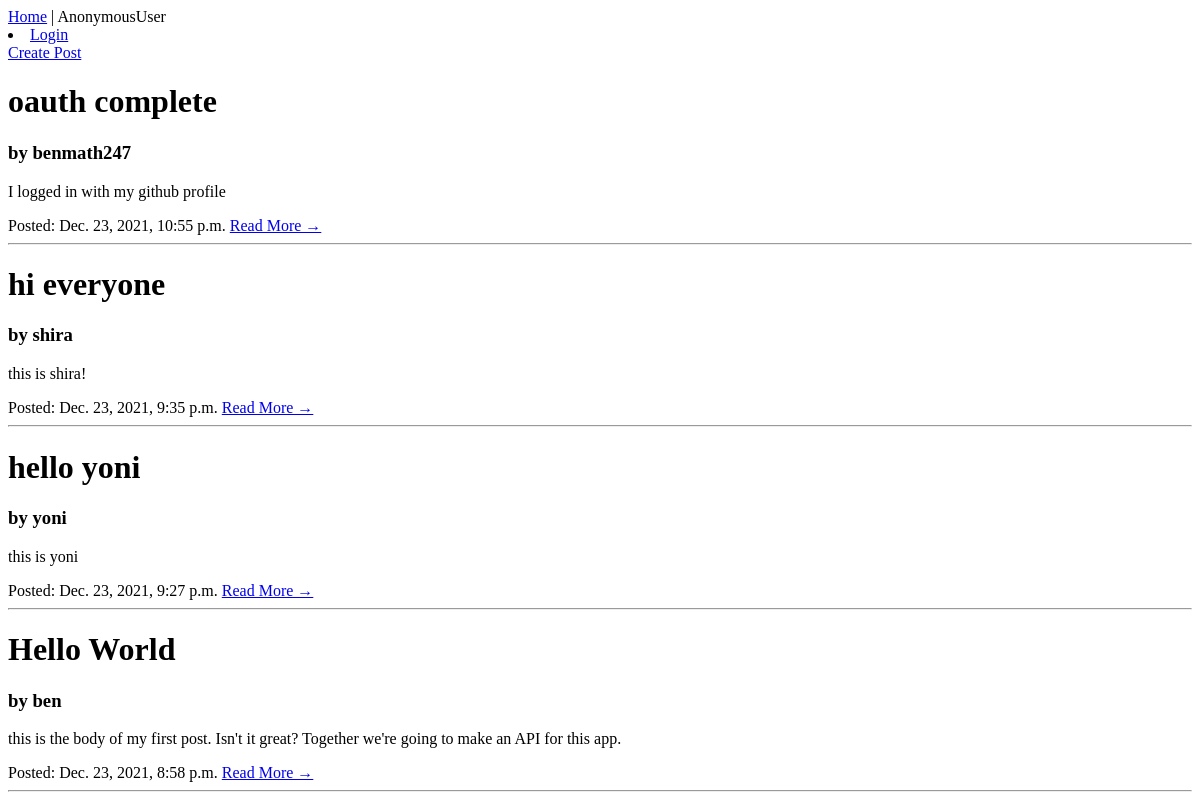
The app's page /, older data.
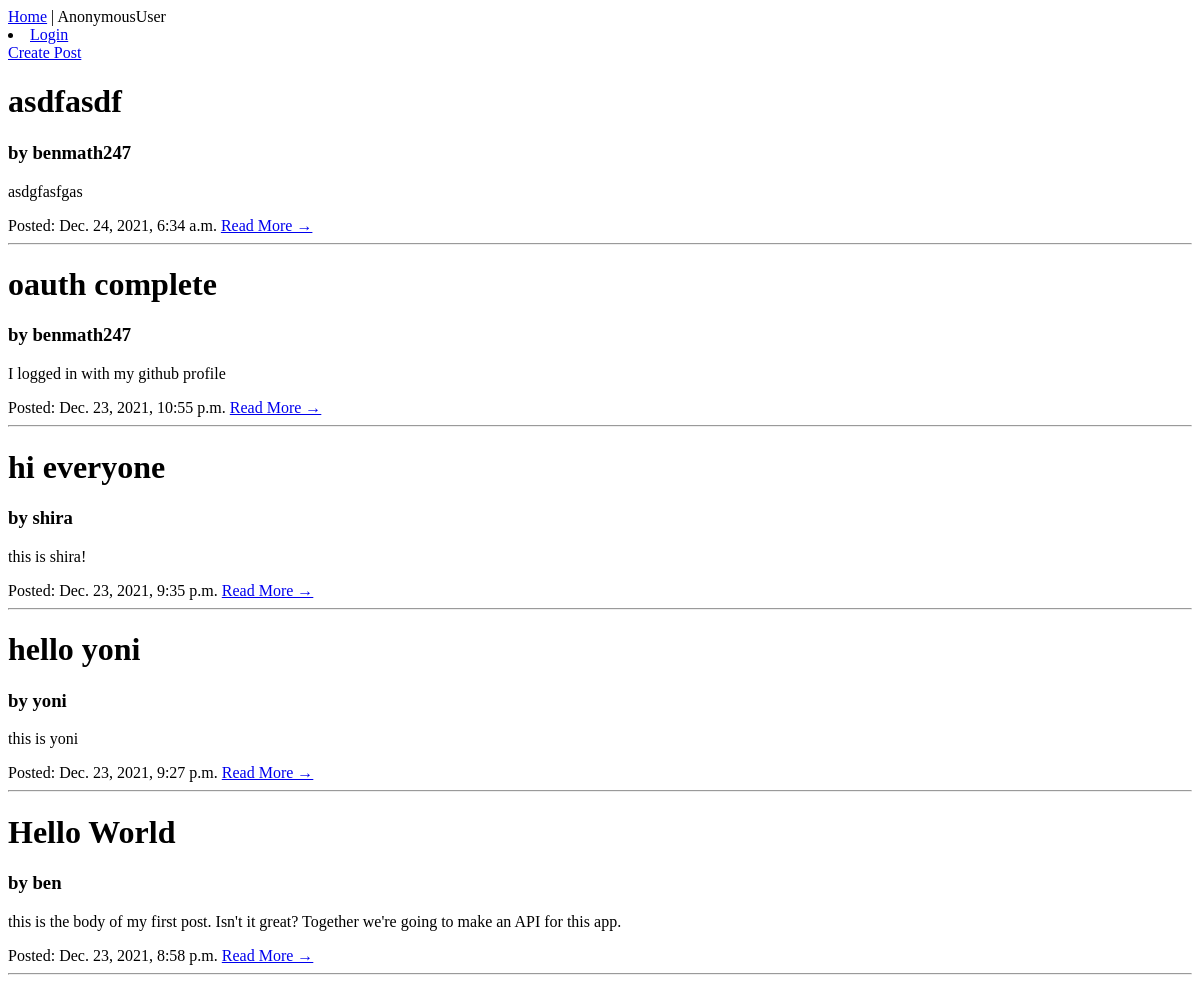
The same page, newer data.
### blog/models.py (models this page shows, shortened)
class Post(models.Model):
    title = models.CharField(max_length=200, unique=True)
    slug = models.SlugField(max_length=200, unique=True)
    author = models.ForeignKey(
        User, on_delete=models.CASCADE, related_name="blog_posts"
    )
    content = models.TextField(blank=True, null=True)
    created_on = models.DateTimeField(auto_now_add=True)
    image = models.ImageField(upload_to="images/", null=True, blank=True)
    class Meta:
        ordering = ["-created_on"]

### accounts/models.py (models this page shows)
class User(AbstractUser):
    email = models.CharField(max_length=200, null=True)
    def __str__(self):
        return '%s' % (self.username)

### blog/views.py (the view)
# urls.py: path("", views.post_list, name="home"),
def post_list(request):
    queryset = Post.objects.order_by("-created_on")
    return render(request, "index.html", context={"post_list": queryset})

### blog/templates/index.html
{% extends "base.html" %}
{% block content %}
<a href='{% url "post_create" %}'>
    Create Post
</a>
<br>
{% for post in post_list %}
<h1>{{ post.title }}</h1>
<h3>by {{ post.author }} </h3>
<p>{{post.content|safe}}</p>
<span>Posted: {{ post.created_on}} </span>
<a href="{% url 'post_detail' post.slug  %}">Read More &rarr;</a>
<hr>
{% endfor %}
{%endblock%}

Row changes from the older to the newer data that the page shows:
added Post: title "asdfasdf", author "benmath247", content "asdgfasfgas", created_on "Dec. 24, 2021, 6:34 a.m."
